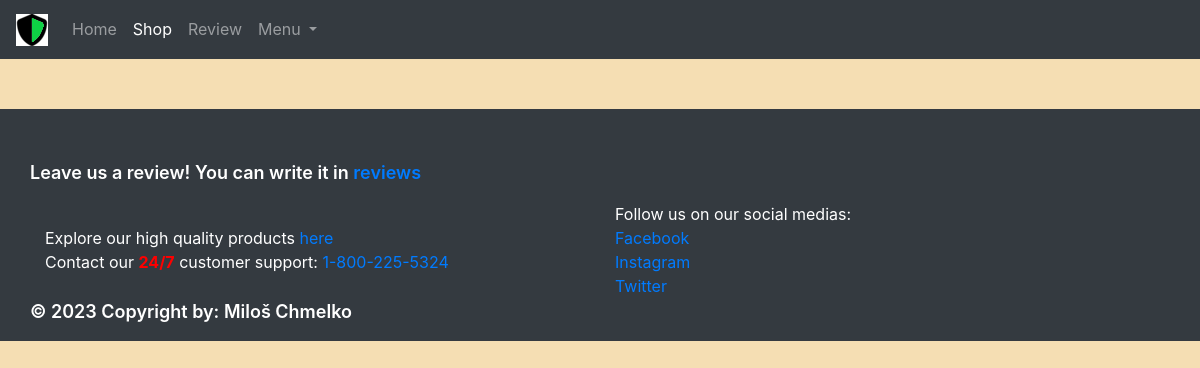
Page /shop.php (signed in) on the earlier database version.
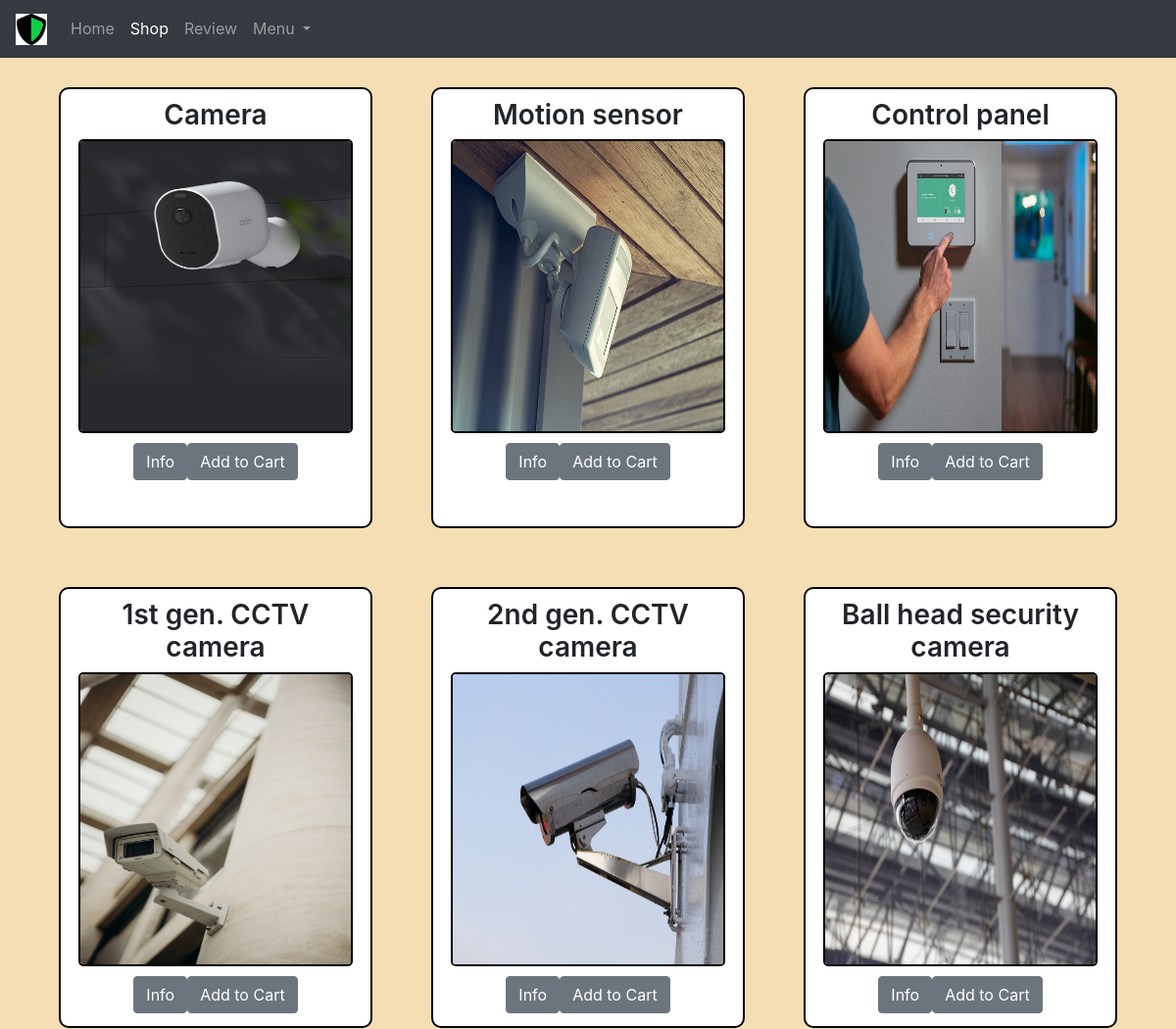
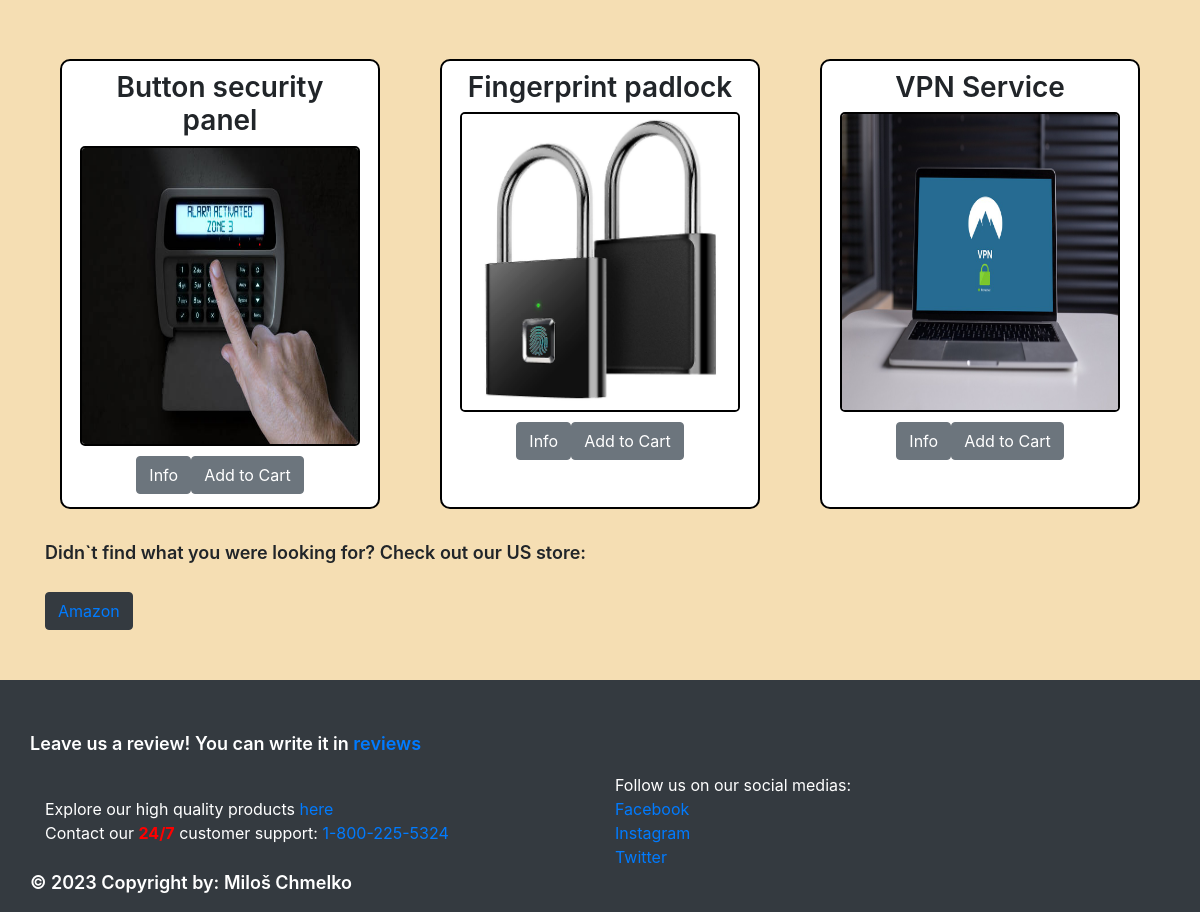
Same page on the later database version (2 pictures, top to bottom).
### tables this page shows
CREATE TABLE IF NOT EXISTS `products` (
  `product_id` int(11) NOT NULL AUTO_INCREMENT,
  `title` varchar(50) NOT NULL,
  `quantity` int(11) NOT NULL,
  `description` varchar(300) NOT NULL,
  `price` decimal(10,2) NOT NULL,
  PRIMARY KEY (`product_id`)
);

### dbconnect.php (called while the page is built, shortened)
<?php
function dbconnect()
{
  $servername = "localhost";
  $username = "root";
  $password = "";
  $dbname = "ukf-eshop";
  $conn = mysqli_connect($servername, $username, $password, $dbname);
  return $conn;
}

### products.php (called while the page is built, shortened)
<?php
class Product
{
    private $conn;
    public function __construct()
    {
        include_once "dbconnect.php";
        $this->conn = dbconnect();
    }
    public function getAll()
    {
        $sql = "SELECT * FROM products";
        $result = $this->conn->query($sql);
        return $result->fetch_all(MYSQLI_ASSOC);
    }
}

### shop.php (the view, shortened to what this page needs)
<!DOCTYPE html>
<html lang="en">
<head>
    <?php
    include "head.php";
    ?>
</head>
<body>
    <?php
    $page = 'shop.php';
    include "header.php";
    ?>
    <div class="container">
        <?php
        include "products.php";
        $product = new Product();
        $products = $product->getAll();
        if ($products) {
            $rowOpen = false;
            foreach ($products as $index => $item) {
                if ($index % 3 == 0) {
                    if ($rowOpen) {
                        echo '</div>';
                    }
                    echo '<div class="row">';
                    $rowOpen = true;
                }
                echo '<div class="col-md">';
                echo '<h3>' . htmlspecialchars($item['title']) . '</h3>';
                echo '<img src="images/' . htmlspecialchars($item['product_id']) . '.jpg" alt="' . htmlspecialchars($item['title']) . '" class="shop-img" id="' . htmlspecialchars($item['product_id']) . '">';
                echo '<button type="button" class="btn btn-secondary" onclick="alert(\'Id ' . htmlspecialchars($item['description']) . '\')">Info</button>';
                echo '<form method="post" action="add-to-cart.php" style="display:inline;">';
                echo '<button type="submit" class="btn btn-secondary">Add to Cart</button>';
                echo '</form>';
                echo '</div>';
            }
            if ($rowOpen) {
                echo '</div>';
            }
            echo '<p>Didn`t find what you were looking for? Check out our US store:</p><button class="btn btn-dark"><a href="https://www.amazon.com/" style="text-decoration: none;">Amazon</a></button>';
            echo '</div>';
        }
        ?>
    </div>
    <?php
    include "footer.php";
    ?>
</body>
</html>

### head.php (shortened to what this page needs)
<link rel="stylesheet" href="https://cdn.jsdelivr.net/npm/bootstrap@4.3.1/dist/css/bootstrap.min.css">
<link rel="stylesheet" href="https://cdnjs.cloudflare.com/ajax/libs/font-awesome/4.7.0/css/font-awesome.min.css">
<link rel="stylesheet" href="eshop.css">

### header.php (shortened to what this page needs)
<nav class="navbar navbar-expand-lg sticky-top navbar-dark bg-dark">
    <?php
    if ($_SESSION["is_admin"] == 1) {
        echo '<a class="navbar-brand" href="#"><img src="shield-halved-solid-green.png" alt="Home"></a>';
    } else {
        echo '<a class="navbar-brand" href="#"><img src="shield-halved-solid.ico" alt="Home"></a>';
    }
    ?>
    <div class="collapse navbar-collapse" id="navbarNavDropdown">
        <ul class="navbar-nav">
            <li <?php if ($page == 'main.php') echo 'class="nav-item active" : "nav-item"'; ?>>
                <a class="nav-link" href="main.php">Home</a>
            </li>
            <li <?php if ($page == 'shop.php') echo 'class="nav-item active" : "nav-item"'; ?>>
                <a class="nav-link" href="shop.php">Shop</a>
            </li>
            <li <?php if ($page == 'review.php') echo 'class="nav-item active" : "nav-item"'; ?>>
                <a class="nav-link" href="review.php">Review</a>
            </li>
            <li class="nav-item dropdown">
                <a class="nav-link dropdown-toggle" href="#" id="navbarDropdownMenuLink" data-toggle="dropdown" aria-haspopup="true" aria-expanded="false">
                    Menu
                </a>
            </li>
        </ul>
    </div>
</nav>

### footer.php
<footer>
    <div class="container" id="foot-cont">
        <div class="row">
            <p>Leave us a review! You can write it in <a href="review.php">reviews</a></p>
        </div>
        <div class="row align-items-center">
            <div class="col-md-6">
                Explore our high quality products <a href="shop.php">here</a><br>
                Contact our <span style="color: red; font-weight: bold;">24/7</span> customer support: <a href="https://www.fbi.gov/contact-us">1-800-225-5324</a>
            </div>
            <div class="col-md-6">
                Follow us on our social medias: <br>
                <a href="https://facebook.com">Facebook</a><br>
                <a href="https://instagram.com">Instagram</a><br>
                <a href="https://twitter.com">Twitter</a>
            </div>
        </div>
        <div class="row">
            <p>© 2023 Copyright by: Miloš Chmelko</p>
        </div>
    </div>
</footer>

### eshop.css (style rules this page uses)
body { background-color: wheat; }
p { font-size: large; font-weight: 600; }
a { text-decoration: none; }
h3 { font-weight: 600; margin-top: 10px; }
footer { background-color: #343a40; margin-top: 50px; padding-top: 50px; color: white; }
.container { animation: fadeInAnimation ease 2s; animation-iteration-count: 1; animation-fill-mode: forwards; }
.col-md { height: 450px; align-items: center; background-color: white; margin: 30px; border-radius: 10px; border-style: solid; border-width: 2px; border-color: black; text-align: center; }
.btn { margin-top: 10px; align-items: center; }
.shop-img { width: 280px; height: 300px; border-radius: 5px; border-width: 2px; border-style: solid; border-color: black; }
#foot-cont { justify-content: center; }

Differences in the rows shown:
added products: title "Camera", shows a picture
added products: title "Motion sensor", shows a picture
added products: title "Control panel", shows a picture
added products: title "1st gen. CCTV camera", shows a picture
added products: title "2nd gen. CCTV camera", shows a picture
added products: title "Ball head security camera", shows a picture
added products: title "Button security panel", shows a picture
added products: title "Fingerprint padlock", shows a picture
added products: title "VPN Service", shows a picture
Other differences:
text now shown: "Didn`t find what you were looking for? Check out our US store: Amazon"
